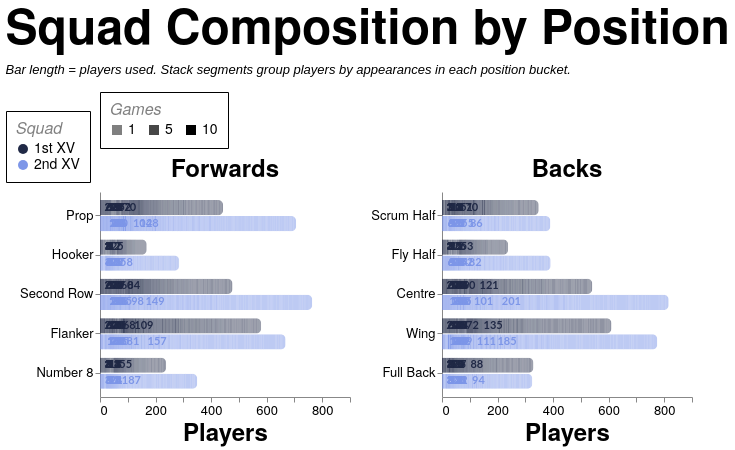

Specify this chart in Vega-Lite:
### Vega-Lite specification from a JSON file in a GitHub repository (floating-point values rounded to 4 significant figures; data arrays with more than 128 entries replaced by an {"elided": "..."} marker saying what was removed)
{"config": {"axis": {"labelFont": "PT Sans Narrow, Helvetica Neue, Helvetica, Arial, sans-serif", "titleFont": "PT Sans Narrow, Helvetica Neue, Helvetica, Arial, sans-serif", "labelFontSize": 13, "titleFontSize": 24, "gridColor": "#202947", "gridOpacity": 0.2, "zindex": 1}, "text": {"font": "Lato, sans-serif"}, "bar": {"cornerRadiusEnd": 5}, "header": {"labelFont": "PT Sans Narrow, Helvetica Neue, Helvetica, Arial, sans-serif", "titleFont": "PT Sans Narrow, Helvetica Neue, Helvetica, Arial, sans-serif", "labelFontSize": 24, "titleFontSize": 28, "labelFontWeight": "bold", "orient": "left"}, "legend": {"labelFont": "PT Sans Narrow, Helvetica Neue, Helvetica, Arial, sans-serif", "titleFont": "PT Sans Narrow, Helvetica Neue, Helvetica, Arial, sans-serif", "labelFontSize": 14, "titleFontSize": 16, "titlePadding": 5, "fillColor": "white", "strokeColor": "black", "padding": 10, "titleFontWeight": "lighter", "titleFontStyle": "italic", "titleColor": "gray", "offset": 10}, "title": {"font": "PT Sans Narrow, Helvetica Neue, Helvetica, Arial, sans-serif", "fontSize": 48, "fontWeight": "bold", "anchor": "start", "align": "center", "titlePadding": 20, "subtitlePadding": 10, "subtitleFontSize": 13, "subtitleColor": "", "subtitleFontStyle": "italic", "offset": 15, "color": "black"}, "axisX": {"labelAngle": 0}, "facet": {"title": null, "header": null, "align": {"row": "each", "column": "each"}, "spacing": 10}, "resolve": {"scale": {"y": "independent", "facet": "independent"}}, "background": "transparent", "scale": {"offsetBandPaddingOuter": 0.2, "offsetBandPaddingInner": 0.1}, "view": {"stroke": null, "background": "transparent"}}, "data": {"name": "data-209d2ee61227250b71d57941f4a7cb5e"}, "facet": {"column": {"field": "unit", "sort": ["Forwards", "Backs"], "title": null, "type": "nominal"}}, "spec": {"layer": [{"mark": {"type": "bar"}, "encoding": {"color": {"field": "squad", "legend": {"labelExpr": "datum.value + ' XV'", "orient": "bottom-right", "title": "Squad"}, "scale": {"domain": ["1st", "2nd"], "range": ["#202946", "#7d96e8"]}, "type": "nominal"}, "detail": {"field": "games", "type": "quantitative"}, "opacity": {"field": "games", "legend": {"orient": "top", "title": "Games", "titleOrient": "top", "values": [1, 5, 10]}, "scale": {"domain": [1, 10], "range": [0.5, 1]}, "type": "quantitative"}, "order": {"field": "games", "sort": "descending", "type": "quantitative"}, "tooltip": [{"field": "season", "title": "Season", "type": "nominal"}, {"field": "squad", "title": "Squad", "type": "nominal"}, {"field": "unit", "title": "Unit", "type": "nominal"}, {"field": "position", "title": "Position", "type": "nominal"}, {"field": "players", "title": "Players", "type": "quantitative"}, {"field": "games", "title": "Appearances per player", "type": "quantitative"}, {"field": "singlePlayer", "title": "Player", "type": "nominal"}], "x": {"axis": {"grid": false, "tickMinStep": 1}, "field": "players", "stack": "zero", "title": "Players", "type": "quantitative"}, "y": {"field": "position", "sort": {"field": "position_order", "op": "min", "order": "ascending"}, "title": null, "type": "nominal"}, "yOffset": {"field": "squad", "scale": {"paddingInner": 0.05, "paddingOuter": 0.01}, "sort": ["1st", "2nd"], "type": "nominal"}}}, {"mark": {"type": "text", "align": "left", "baseline": "middle", "dx": 4, "fontSize": 11, "fontWeight": "bold"}, "encoding": {"color": {"field": "squad", "legend": {"labelExpr": "datum.value + ' XV'", "orient": "bottom-right", "title": "Squad"}, "scale": {"domain": ["1st", "2nd"], "range": ["#202946", "#7d96e8"]}, "type": "nominal"}, "text": {"field": "total_players", "format": ".0f", "type": "quantitative"}, "tooltip": [{"field": "season", "title": "Season", "type": "nominal"}, {"field": "countModeLabel", "title": "Position Count Mode", "type": "nominal"}, {"field": "squad", "title": "Squad", "type": "nominal"}, {"field": "unit", "title": "Unit", "type": "nominal"}, {"field": "position", "title": "Position", "type": "nominal"}, {"field": "total_players", "title": "Total Players", "type": "quantitative"}, {"field": "singlePlayer", "title": "Player", "type": "nominal"}], "x": {"axis": {"grid": false, "tickMinStep": 1}, "field": "total_players", "type": "quantitative"}, "y": {"field": "position", "sort": {"field": "position_order", "op": "min", "order": "ascending"}, "title": null, "type": "nominal"}, "yOffset": {"field": "squad", "scale": {"paddingInner": 0.05, "paddingOuter": 0.01}, "sort": ["1st", "2nd"], "type": "nominal"}}, "transform": [{"aggregate": [{"op": "sum", "field": "players", "as": "total_players"}], "groupby": ["season", "countMode", "countModeLabel", "squad", "unit", "position", "position_order"]}]}], "height": {"step": 16}, "width": 250}, "resolve": {"scale": {"x": "shared", "y": "independent"}}, "spacing": 20, "title": {"text": "Squad Composition by Position", "subtitle": ["Bar length = players used. Stack segments group players by appearances in each position bucket."]}, "$schema": "https://vega.github.io/schema/vega-lite/v5.20.1.json", "datasets": {"data-209d2ee61227250b71d57941f4a7cb5e": {"elided": "4995 records"}}}
